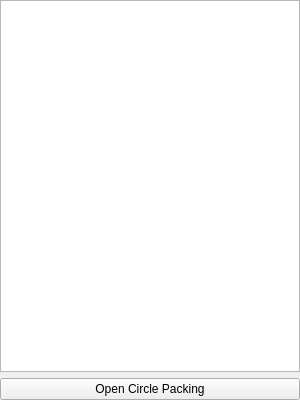
<?xml version="1.0" encoding="UTF-8"?>
<ui version="4.0">
 <class>Widget</class>
 <widget class="QWidget" name="Widget">
  <property name="windowModality">
   <enum>Qt::NonModal</enum>
  </property>
  <property name="geometry">
   <rect>
    <x>0</x>
    <y>0</y>
    <width>300</width>
    <height>400</height>
   </rect>
  </property>
  <property name="sizePolicy">
   <sizepolicy hsizetype="MinimumExpanding" vsizetype="MinimumExpanding">
    <horstretch>0</horstretch>
    <verstretch>0</verstretch>
   </sizepolicy>
  </property>
  <property name="minimumSize">
   <size>
    <width>300</width>
    <height>400</height>
   </size>
  </property>
  <property name="maximumSize">
   <size>
    <width>400</width>
    <height>450</height>
   </size>
  </property>
  <property name="contextMenuPolicy">
   <enum>Qt::NoContextMenu</enum>
  </property>
  <property name="windowTitle">
   <string>Widget</string>
  </property>
  <layout class="QVBoxLayout" name="verticalLayout">
   <property name="leftMargin">
    <number>0</number>
   </property>
   <property name="topMargin">
    <number>0</number>
   </property>
   <property name="rightMargin">
    <number>0</number>
   </property>
   <property name="bottomMargin">
    <number>0</number>
   </property>
   <item>
    <widget class="QListView" name="listView"/>
   </item>
   <item>
    <widget class="QPushButton" name="openBtn">
     <property name="text">
      <string>Open Circle Packing</string>
     </property>
    </widget>
   </item>
  </layout>
 </widget>
 <layoutdefault spacing="6" margin="11"/>
 <resources/>
 <connections/>
</ui>
